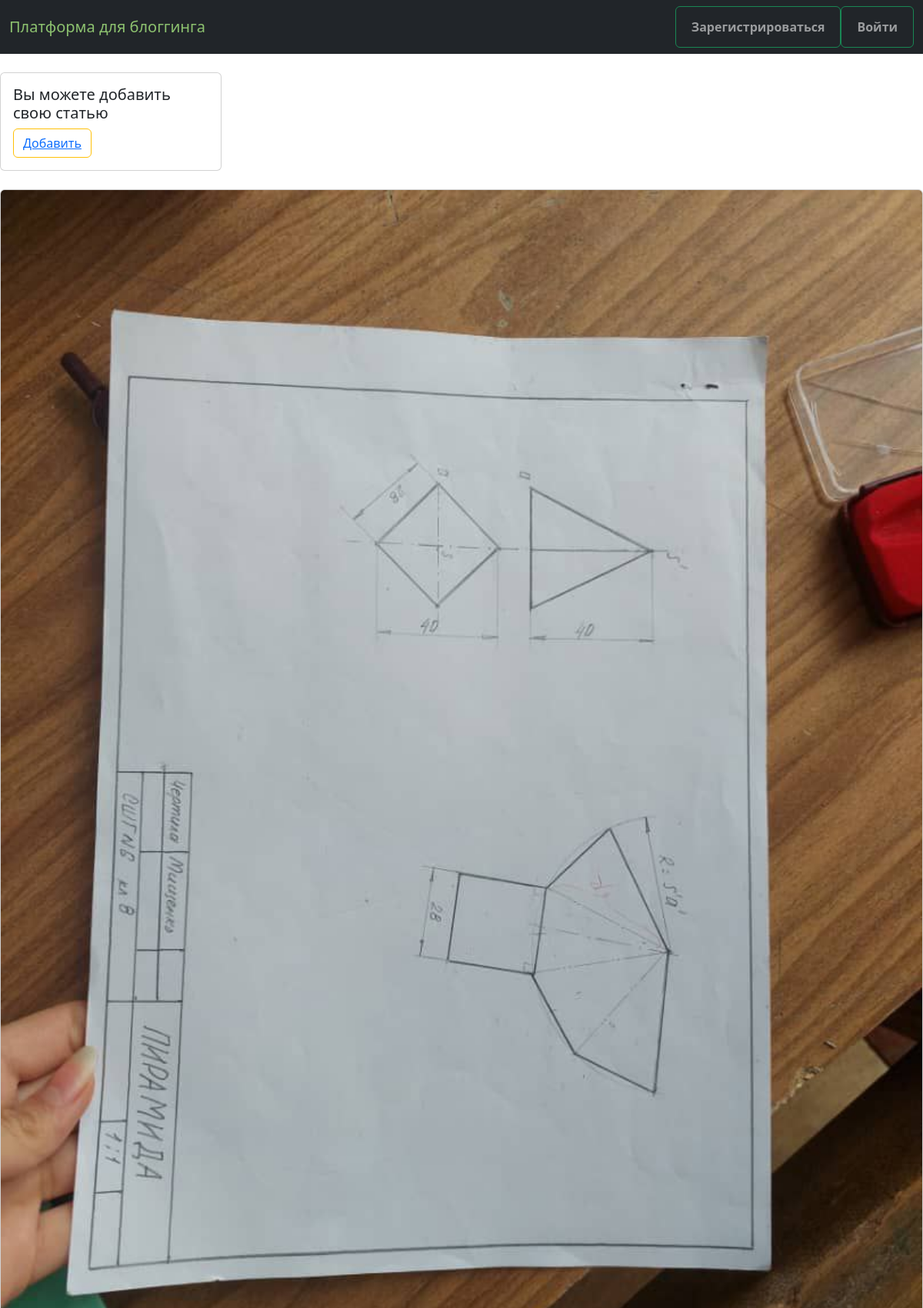
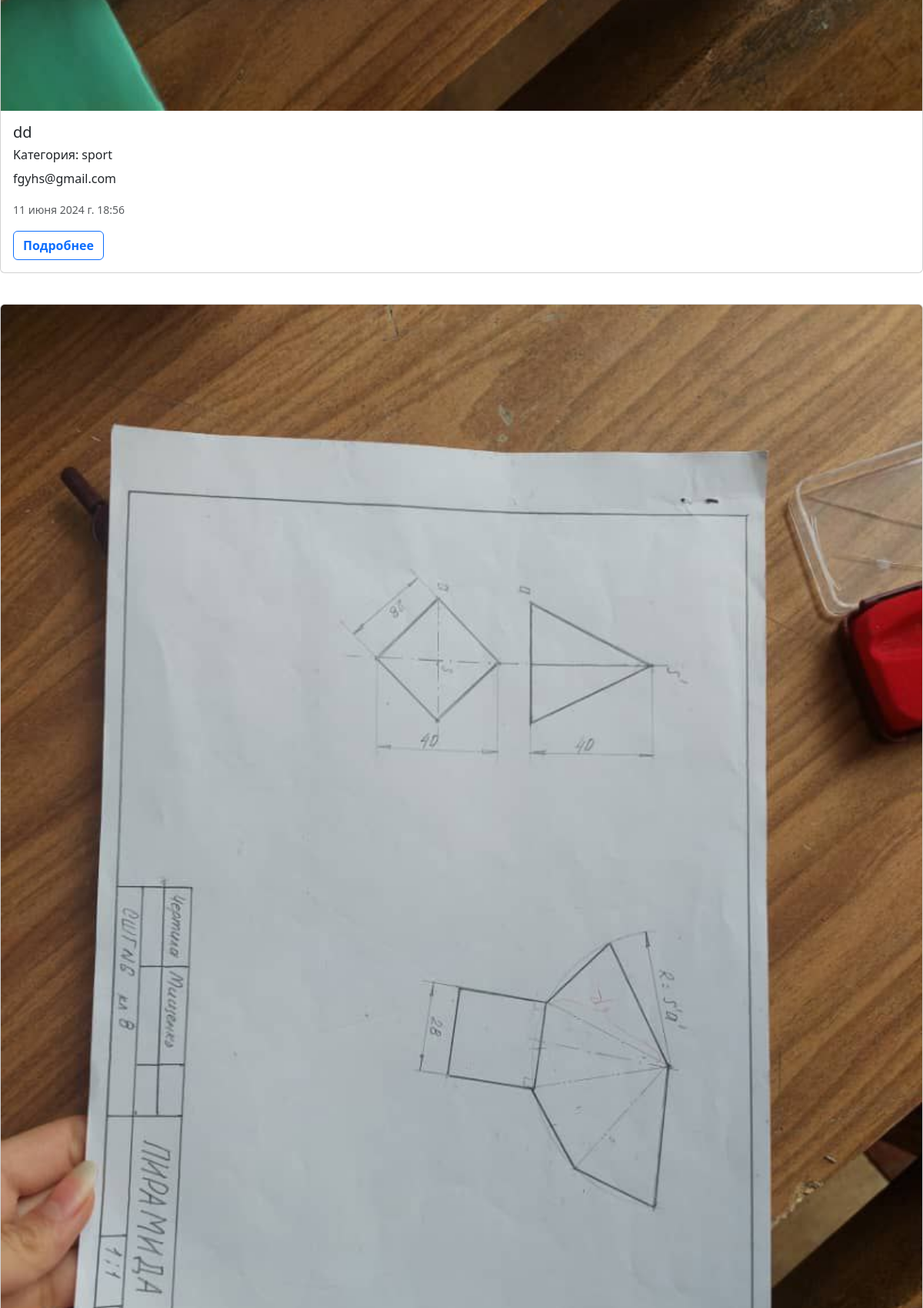
The page /sport/ (upper part) on the database its author committed (2 pictures, top to bottom).
### main/models.py (models this page shows)
class Article(models.Model):
    Choices_list = (
        ('sport', 'спорт'),
        ('scince', 'наука'),
        ('cooking', 'кулинария'),
        ('technic', 'технологии'))
    title = models.CharField('Название', max_length=50)
    text = models.TextField('Содержание')
    category = models.CharField('Категория', max_length=50,choices=Choices_list)
    data = models.DateTimeField('Дата публикации', auto_now_add=True)
    email = models.EmailField('Email')
    my_image = models.ImageField(upload_to='images/')

### main/views.py (the view)
# urls.py: path('sport/', views.sport, name='sport'),
def sport(request):
    sports = Article.objects.filter(category='sport')
    return render(request, 'topic/sport.html', {'sports': sports[::-1]})

### templates/topic/sport.html (shortened to what this page needs)
{% extends 'topic/layout/layout2.html' %}
{% load static %}
{% block two %}
<br>
{% for sport in sports %}
<div class="card mb-3">
     <div class="img">
  <img src="{{sport.my_image.url}}" class="card-img-top" alt="...">
         </div>
  <div class="card-body">
    <h5 class="card-title">{{sport.title}}</h5>
          <h6 class="card-title">Kатегория: {{sport.category}}</h6>
    <p class="card-text">{{sport.email}}</p>
    <p class="card-text"><small class="text-body-secondary"> {{sport.data}}</small></p>
                      <button type="button" class="btn btn-outline-primary"><a class="nav-link text-green fw-bold"
                                                                      href="{% url 'detail' pk=sport.pk %}">Подробнее</a>
                </button>
  </div>
</div>
<br>
{% endfor %}
{% endblock %}

### rows shown on the page
Article: my_image (picture), title "dd", category "sport", email "fgyhs@gmail.com", data "11 июня 2024 г. 18:56"
Article: my_image (picture)
